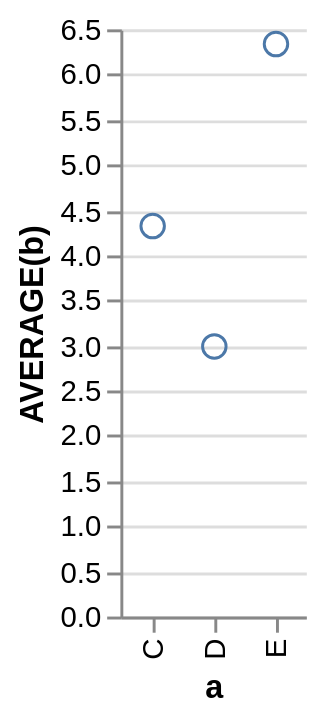

The specification (Vega-Lite) saved for this image:
### Vega specification from a JSON file in a GitHub repository (floating-point values rounded to 4 significant figures)
{"$schema": "http://vega.github.io/schema/vega/v3.0.json", "autosize": {"type": "pad", "resize": true}, "padding": 5, "data": [{"name": "source_0", "values": [{"a": "C", "b": 2}, {"a": "C", "b": 7}, {"a": "C", "b": 4}, {"a": "D", "b": 1}, {"a": "D", "b": 2}, {"a": "D", "b": 6}, {"a": "E", "b": 8}, {"a": "E", "b": 4}, {"a": "E", "b": 7}], "format": {"type": "json", "parse": {"b": "number"}}, "transform": [{"type": "filter", "expr": "datum[\"b\"] !== null && !isNaN(datum[\"b\"])"}, {"type": "aggregate", "groupby": ["a"], "ops": ["average"], "fields": ["b"], "as": ["average_b"]}]}], "signals": [{"name": "width", "update": "bandspace(domain('x').length, 1, 0.5) * 21"}, {"name": "height", "update": "200"}], "marks": [{"name": "nested_main_group", "type": "group", "encode": {"update": {"width": {"signal": "width"}, "height": {"signal": "height"}, "fill": {"value": "transparent"}}}, "marks": [{"name": "marks", "type": "symbol", "role": "point", "from": {"data": "source_0"}, "encode": {"update": {"x": {"scale": "x", "field": "a"}, "y": {"scale": "y", "field": "average_b"}, "stroke": {"value": "#4c78a8"}, "fill": {"value": "transparent"}}}}]}], "scales": [{"name": "x", "type": "point", "domain": {"data": "source_0", "field": "a", "sort": true}, "range": {"step": 21}, "round": true, "padding": 0.5}, {"name": "y", "type": "linear", "domain": {"data": "source_0", "field": "average_b"}, "range": [200, 0], "round": true, "nice": true, "zero": true}], "axes": [{"scale": "x", "orient": "bottom", "tickCount": 5, "title": "a", "zindex": 1, "encode": {"labels": {"update": {"angle": {"value": 270}, "align": {"value": "right"}, "baseline": {"value": "middle"}}}}}, {"scale": "y", "format": "s", "orient": "left", "title": "AVERAGE(b)", "zindex": 1}, {"scale": "y", "domain": false, "format": "s", "grid": true, "labels": false, "orient": "left", "ticks": false, "zindex": 0, "gridScale": "x"}]}
